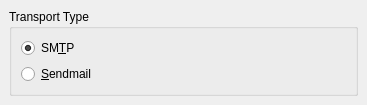
<ui version="4.0" >
 <author>Volker Krause &lt;vkrause@kde.org></author>
 <class>TransportTypeDialog</class>
 <widget class="QWidget" name="TransportTypeDialog" >
  <property name="geometry" >
   <rect>
    <x>0</x>
    <y>0</y>
    <width>367</width>
    <height>103</height>
   </rect>
  </property>
  <property name="windowTitle" >
   <string>Form</string>
  </property>
  <layout class="QVBoxLayout" >
   <property name="margin" >
    <number>9</number>
   </property>
   <property name="spacing" >
    <number>6</number>
   </property>
   <item>
    <widget class="KButtonGroup" name="kcfg_type" >
     <property name="title" >
      <string>Transport Type</string>
     </property>
     <property name="current" stdset="0" >
      <number>0</number>
     </property>
     <layout class="QVBoxLayout" >
      <property name="margin" >
       <number>9</number>
      </property>
      <property name="spacing" >
       <number>6</number>
      </property>
      <item>
       <widget class="QRadioButton" name="smtp" >
        <property name="text" >
         <string>SM&amp;TP</string>
        </property>
        <property name="checked" >
         <bool>true</bool>
        </property>
       </widget>
      </item>
      <item>
       <widget class="QRadioButton" name="sendmail" >
        <property name="text" >
         <string>&amp;Sendmail</string>
        </property>
       </widget>
      </item>
     </layout>
    </widget>
   </item>
  </layout>
 </widget>
 <layoutfunction spacing="KDialog::spacingHint()" margin="KDialog::marginHint()" />
 <customwidgets>
  <customwidget>
   <class>KButtonGroup</class>
   <extends>QGroupBox</extends>
   <header>kbuttongroup.h</header>
   <container>1</container>
  </customwidget>
 </customwidgets>
 <includes>
  <include location="local" >				</include>
 </includes>
 <resources/>
 <connections/>
</ui>
